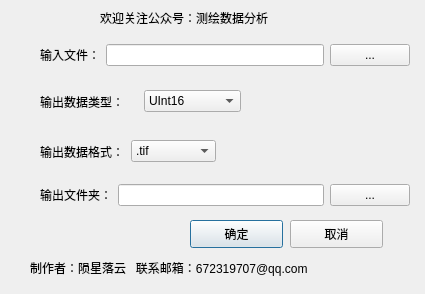
<?xml version="1.0" encoding="UTF-8"?>
<ui version="4.0">
 <class>Dialog</class>
 <widget class="QDialog" name="Dialog">
  <property name="geometry">
   <rect>
    <x>0</x>
    <y>0</y>
    <width>425</width>
    <height>294</height>
   </rect>
  </property>
  <property name="minimumSize">
   <size>
    <width>425</width>
    <height>294</height>
   </size>
  </property>
  <property name="maximumSize">
   <size>
    <width>425</width>
    <height>16777215</height>
   </size>
  </property>
  <property name="windowTitle">
   <string>批量栅格数据转换器</string>
  </property>
  <widget class="QLabel" name="label_5">
   <property name="geometry">
    <rect>
     <x>30</x>
     <y>260</y>
     <width>361</width>
     <height>16</height>
    </rect>
   </property>
   <property name="text">
    <string>制作者：陨星落云   联系邮箱：672319707@qq.com</string>
   </property>
  </widget>
  <widget class="QPushButton" name="pushButton">
   <property name="geometry">
    <rect>
     <x>190</x>
     <y>220</y>
     <width>93</width>
     <height>28</height>
    </rect>
   </property>
   <property name="text">
    <string>确定</string>
   </property>
  </widget>
  <widget class="QPushButton" name="pushButton_2">
   <property name="geometry">
    <rect>
     <x>290</x>
     <y>220</y>
     <width>93</width>
     <height>28</height>
    </rect>
   </property>
   <property name="text">
    <string>取消</string>
   </property>
  </widget>
  <widget class="QWidget" name="layoutWidget">
   <property name="geometry">
    <rect>
     <x>40</x>
     <y>140</y>
     <width>176</width>
     <height>23</height>
    </rect>
   </property>
   <layout class="QHBoxLayout" name="horizontalLayout_3">
    <item>
     <widget class="QLabel" name="label_4">
      <property name="text">
       <string>输出数据格式：</string>
      </property>
     </widget>
    </item>
    <item>
     <widget class="QComboBox" name="dataFormat_comboBox">
      <item>
       <property name="text">
        <string>.tif</string>
       </property>
      </item>
      <item>
       <property name="text">
        <string>.bil</string>
       </property>
      </item>
      <item>
       <property name="text">
        <string>.img</string>
       </property>
      </item>
      <item>
       <property name="text">
        <string>.png</string>
       </property>
      </item>
      <item>
       <property name="text">
        <string>.ntf</string>
       </property>
      </item>
      <item>
       <property name="text">
        <string>.pix</string>
       </property>
      </item>
     </widget>
    </item>
   </layout>
  </widget>
  <widget class="QWidget" name="layoutWidget">
   <property name="geometry">
    <rect>
     <x>40</x>
     <y>90</y>
     <width>201</width>
     <height>23</height>
    </rect>
   </property>
   <layout class="QHBoxLayout" name="horizontalLayout_2">
    <item>
     <widget class="QLabel" name="label_3">
      <property name="text">
       <string>输出数据类型：</string>
      </property>
     </widget>
    </item>
    <item>
     <widget class="QComboBox" name="dataType_comboBox">
      <item>
       <property name="text">
        <string>UInt16</string>
       </property>
      </item>
      <item>
       <property name="text">
        <string>Byte</string>
       </property>
      </item>
      <item>
       <property name="text">
        <string>Int16</string>
       </property>
      </item>
      <item>
       <property name="text">
        <string>UInt32</string>
       </property>
      </item>
      <item>
       <property name="text">
        <string>Int32</string>
       </property>
      </item>
      <item>
       <property name="text">
        <string>Float32</string>
       </property>
      </item>
      <item>
       <property name="text">
        <string>FLoat64</string>
       </property>
      </item>
     </widget>
    </item>
   </layout>
  </widget>
  <widget class="QWidget" name="layoutWidget">
   <property name="geometry">
    <rect>
     <x>40</x>
     <y>180</y>
     <width>370</width>
     <height>30</height>
    </rect>
   </property>
   <layout class="QHBoxLayout" name="horizontalLayout">
    <item>
     <widget class="QLabel" name="label_2">
      <property name="text">
       <string>输出文件夹：</string>
      </property>
     </widget>
    </item>
    <item>
     <widget class="QLineEdit" name="lineEdit_2"/>
    </item>
    <item>
     <widget class="QPushButton" name="output_pushButton">
      <property name="text">
       <string>...</string>
      </property>
     </widget>
    </item>
   </layout>
  </widget>
  <widget class="QWidget" name="layoutWidget">
   <property name="geometry">
    <rect>
     <x>40</x>
     <y>40</y>
     <width>370</width>
     <height>30</height>
    </rect>
   </property>
   <layout class="QHBoxLayout" name="horizontalLayout_4">
    <item>
     <widget class="QLabel" name="label">
      <property name="text">
       <string>输入文件：</string>
      </property>
     </widget>
    </item>
    <item>
     <widget class="QLineEdit" name="lineEdit"/>
    </item>
    <item>
     <widget class="QPushButton" name="input_pushButton">
      <property name="text">
       <string>...</string>
      </property>
     </widget>
    </item>
   </layout>
  </widget>
  <widget class="QLabel" name="label_6">
   <property name="geometry">
    <rect>
     <x>100</x>
     <y>10</y>
     <width>241</width>
     <height>16</height>
    </rect>
   </property>
   <property name="text">
    <string>欢迎关注公众号：测绘数据分析</string>
   </property>
  </widget>
  <widget class="QLabel" name="label_7">
   <property name="geometry">
    <rect>
     <x>290</x>
     <y>70</y>
     <width>111</width>
     <height>101</height>
    </rect>
   </property>
   <property name="text">
    <string/>
   </property>
   <property name="pixmap">
    <pixmap>QT_CMake/out/build/x64-Debug/images/wechat.png</pixmap>
   </property>
  </widget>
 </widget>
 <resources/>
 <connections>
  <connection>
   <sender>pushButton_2</sender>
   <signal>clicked()</signal>
   <receiver>Dialog</receiver>
   <slot>reject()</slot>
   <hints>
    <hint type="sourcelabel">
     <x>336</x>
     <y>233</y>
    </hint>
    <hint type="destinationlabel">
     <x>212</x>
     <y>146</y>
    </hint>
   </hints>
  </connection>
 </connections>
</ui>
